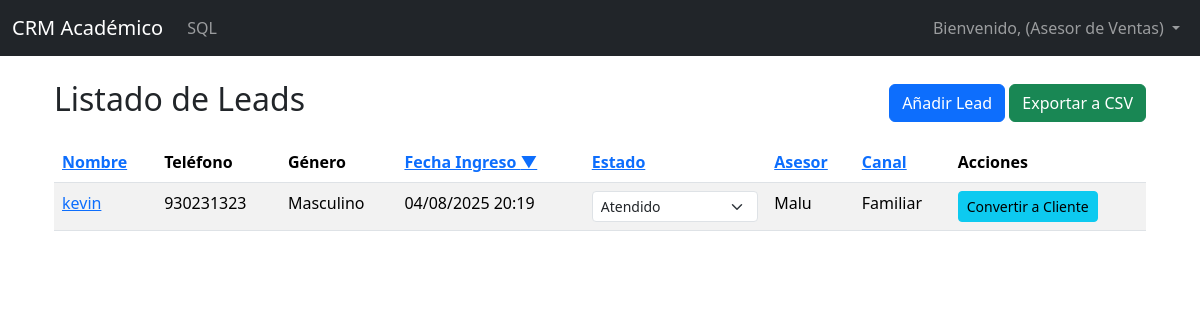
Screenshot of /gestion/leads/ (signed in) with the database file from the repository.
### gestion/models.py (models this page shows, shortened)
class Usuario(models.Model):
    class Roles(models.TextChoices):
        ADMIN = 'ADMIN', 'Administrador'
        VENTAS = 'VENTAS', 'Asesor de Ventas'
        MARKETING = 'MARKETING', 'Marketing'
        ANALISTA = 'ANALISTA', 'Analista de Datos'
    id_usuario = models.AutoField(primary_key=True)
    user_django = models.OneToOneField(User, on_delete=models.CASCADE, null=True)
    nombre_usuario = models.CharField(max_length=255)
    rol = models.CharField(max_length=20, choices=Roles.choices, default=Roles.VENTAS)
    activo = models.BooleanField(default=True)

class Lead(models.Model):
    class Genero(models.TextChoices):
        MASCULINO = 'Masculino', 'Masculino'
        FEMENINO = 'Femenino', 'Femenino'
        OTRO = 'Otro', 'Otro'
    ESTADO_LEAD_CHOICES = [
        ('Pendiente', 'Pendiente'),
        ('Atendido', 'Atendido'),
        ('No Atendido', 'No Atendido'),
        ('Convertido', 'Convertido'),
    ]
    id_lead = models.AutoField(primary_key=True)
    nombre_completo = models.CharField(max_length=255)
    telefono = models.CharField(max_length=20, blank=True, null=True)
    nivel_estudios = models.CharField(max_length=100, blank=True, null=True)
    genero = models.CharField(max_length=10, choices=Genero.choices)
    fecha_ingreso = models.DateTimeField(default=timezone.now)
    estado_lead = models.CharField(max_length=20, choices=ESTADO_LEAD_CHOICES)
    id_usuario_atencion = models.ForeignKey(Usuario, on_delete=models.PROTECT, related_name='leads_atendidos', db_column='id_usuario_atencion')
    id_medio_contacto = models.ForeignKey(MedioContacto, on_delete=models.PROTECT, db_column='id_medio_contacto')
    id_distrito = models.ForeignKey(Distrito, on_delete=models.PROTECT, db_column='id_distrito')
    intereses = models.ManyToManyField(ProgramaAcademico, through='LeadInteresPrograma')
    def get_estado_lead_choices(self):
        return self.ESTADO_LEAD_CHOICES

class MedioContacto(models.Model):
    id_medio_contacto = models.AutoField(primary_key=True)
    nombre_medio = models.CharField(max_length=100, unique=True)

### gestion/views.py (the view)
# urls.py: path('leads/', views.listar_leads, name='listar_leads'),
@login_required
@rol_requerido(roles_permitidos=[Usuario.Roles.ADMIN, Usuario.Roles.VENTAS])
def listar_leads(request):
    sort_by = request.GET.get('sort', 'fecha_ingreso')
    direction = request.GET.get('direction', 'desc')
    valid_sort_fields = [
        'nombre_completo', 'fecha_ingreso', 'estado_lead',
        'id_usuario_atencion__nombre_usuario', 'id_medio_contacto__nombre_medio'
    ]
    if sort_by not in valid_sort_fields:
        sort_by = 'fecha_ingreso'
    if direction not in ['asc', 'desc']:
        direction = 'desc'
    order_by_field = f'-{sort_by}' if direction == 'desc' else sort_by
    leads = Lead.objects.select_related('id_usuario_atencion', 'id_medio_contacto').all().order_by(order_by_field)
    context = {
        'leads': leads,
        'current_sort': sort_by,
        'current_direction': direction,
    }
    return render(request, 'gestion/listar_leads.html', context)

### gestion/templates/gestion/listar_leads.html (shortened to what this page needs)
{% extends 'gestion/base.html' %}
{% block content %}
<div class="container mt-4">
    <div class="d-flex justify-content-between align-items-center mb-3">
        <h2>Listado de Leads</h2>
        <div>
            <a href="{% url 'gestion:crear_lead' %}" class="btn btn-primary">Añadir Lead</a>
            <a href="{% url 'gestion:exportar_leads_csv' %}" class="btn btn-success">Exportar a CSV</a>
        </div>
    </div>
    <div class="table-responsive">
        <table class="table table-striped table-hover">
            <thead class="thead-dark">
                <tr>
                    {% with 'nombre_completo' as sort_field %}
                    <th>
                        <a href="?sort={{ sort_field }}&direction={% if current_sort == sort_field and current_direction == 'asc' %}desc{% else %}asc{% endif %}">
                            Nombre
                        </a>
                    </th>
                    {% endwith %}
                    <th>Teléfono</th>
                    <th>Género</th>
                    {% with 'fecha_ingreso' as sort_field %}
                    <th>
                        <a href="?sort={{ sort_field }}&direction={% if current_sort == sort_field and current_direction == 'asc' %}desc{% else %}asc{% endif %}">
                            Fecha Ingreso
                            {% if current_sort == sort_field %}{% if current_direction == 'asc' %}▲{% else %}▼{% endif %}{% endif %}
                        </a>
                    </th>
                    {% endwith %}
                    {% with 'estado_lead' as sort_field %}
                    <th>
                        <a href="?sort={{ sort_field }}&direction={% if current_sort == sort_field and current_direction == 'asc' %}desc{% else %}asc{% endif %}">
                            Estado
                        </a>
                    </th>
                    {% endwith %}
                     {% with 'id_usuario_atencion__nombre_usuario' as sort_field %}
                    <th>
                        <a href="?sort={{ sort_field }}&direction={% if current_sort == sort_field and current_direction == 'asc' %}desc{% else %}asc{% endif %}">
                            Asesor
                        </a>
                    </th>
                    {% endwith %}
                    {% with 'id_medio_contacto__nombre_medio' as sort_field %}
                    <th>
                        <a href="?sort={{ sort_field }}&direction={% if current_sort == sort_field and current_direction == 'asc' %}desc{% else %}asc{% endif %}">
                            Canal
                        </a>
                    </th>
                    {% endwith %}
                    <th>Acciones</th>
                </tr>
            </thead>
            <tbody>
                {% for lead in leads %}
                <tr>
                    <td>
                        <a href="{% url 'gestion:detalle_lead' lead.id_lead %}">
                            {{ lead.nombre_completo }}
                        </a>
                    </td>
                    <td>{{ lead.telefono }}</td>
                    <td>{{ lead.genero }}</td>
                    <td>{{ lead.fecha_ingreso|date:"d/m/Y H:i" }}</td>
                    <td>
                        {% if lead.estado_lead == 'Convertido' %}
                            <span class="badge text-bg-success">{{ lead.estado_lead }}</span>
                        {% else %}
                            <select class="form-select form-select-sm status-select" data-lead-id="{{ lead.id_lead }}" data-original-state="{{ lead.estado_lead }}">
                                {% for value, name in lead.get_estado_lead_choices %}
                                    {% if value != 'Convertido' %}
                                        <option value="{{ value }}" {% if lead.estado_lead == value %}selected{% endif %}>{{ name }}</option>
                                    {% endif %}
                                {% endfor %}
                            </select>
                        {% endif %}
                    </td>
                    <td>{{ lead.id_usuario_atencion.nombre_usuario }}</td>
                    <td>{{ lead.id_medio_contacto.nombre_medio }}</td>
                    <td>
                        {% if lead.estado_lead != 'Convertido' %}
                        <a href="{% url 'gestion:convertir_lead' lead.id_lead %}" class="btn btn-sm btn-info">Convertir a Cliente</a>
                        {% else %}
                        <span class="text-muted">Ya es cliente</span>
                        {% endif %}
                    </td>
                </tr>
                {% empty %}
                <tr>
                    <td colspan="6" class="text-center">No hay leads registrados.</td>
                </tr>
                {% endfor %}
            </tbody>
        </table>
    </div>
</div>
{% endblock %}

### gestion/templates/gestion/base.html (shortened to what this page needs)
<!DOCTYPE html>
<html lang="es">
<head>
    <link href="https://cdn.jsdelivr.net/npm/bootstrap@5.3.3/dist/css/bootstrap.min.css" rel="stylesheet">
</head>
<body>
    <nav class="navbar navbar-expand-lg navbar-dark bg-dark">
        <div class="container-fluid">
            <a class="navbar-brand" href="{% if request.user.is_authenticated %}{% url 'gestion:dashboard' %}{% else %}{% url 'gestion:login' %}{% endif %}">CRM Académico</a>
            <div class="collapse navbar-collapse" id="navbarNav">
                <ul class="navbar-nav me-auto mb-2 mb-lg-0">
                    {% if request.user.is_authenticated %}
                        {% if request.user.is_superuser or request.user.usuario.rol == 'Admin' or request.user.usuario.rol == 'Analista' %}
                        <li class="nav-item">
                            <a class="nav-link" href="{% url 'gestion:consulta_sql' %}">SQL</a>
                        </li>
                        {% endif %}
                    {% endif %}
                </ul>
                <ul class="navbar-nav">
                    {% if request.user.is_authenticated %}
                        <li class="nav-item dropdown">
                            <a class="nav-link dropdown-toggle" href="#" id="navbarDropdown" role="button" data-bs-toggle="dropdown" aria-expanded="false">
                                Bienvenido, {{ request.user.first_name }} ({{ request.user.usuario.get_rol_display }})
                            </a>
                        </li>
                    {% else %}
                        <li class="nav-item">
                            <a class="nav-link" href="{% url 'gestion:login' %}">Iniciar Sesión</a>
                        </li>
                    {% endif %}
                </ul>
            </div>
        </div>
    </nav>
    <main class="container mt-4">
        {% block content %}{% endblock %}
    </main>
</body>
</html>

### rows the page displays
Lead: nombre_completo "kevin", telefono "930231323", genero "Masculino", fecha_ingreso "04/08/2025 20:19", estado_lead+id_lead "Atendido", id_usuario_atencion.nombre_usuario "Malu", id_medio_contacto.nombre_medio "Familiar", shows "Convertir a Cliente"

### other values shown
{{ request.user.usuario.get_rol_display }} "Asesor de Ventas"
